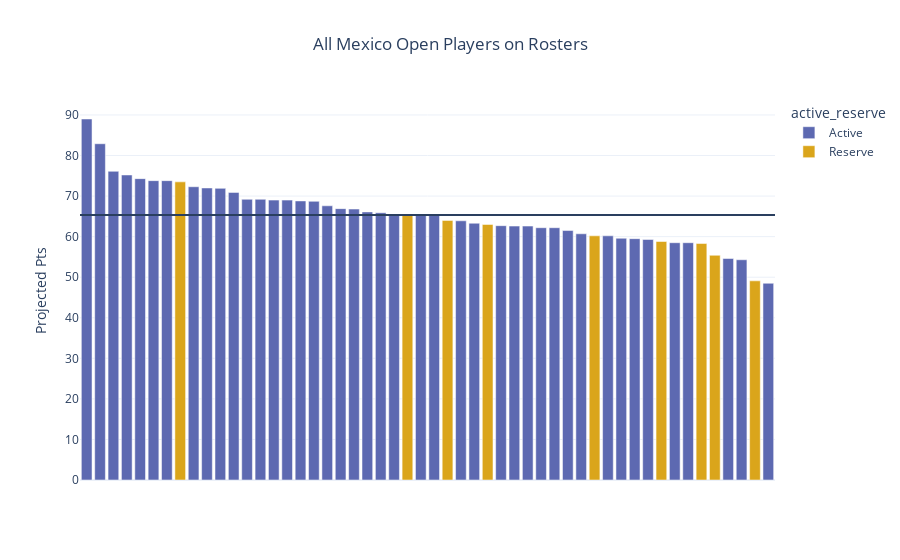

Notebook code cell kept with this figure:
### Code cell
# ALL PLAYER PROJECTIONS FOR THE WEEK WITH ACTIVE/INACTIVE CALLOUT

fig = px.bar(week.sort_values(by = 'proj_pts',ascending=False).reset_index(),#[:47],
       y = 'proj_pts',
       template='plotly_white',
       title='All Mexico Open Players on Rosters',
       hover_name = 'player',
       color = 'active_reserve',
       color_discrete_map=active_color,
       labels = {'_index':"", 'proj_pts':'Projected Pts'}).add_hline(y=week.proj_pts.mean()).update_xaxes(showticklabels=False).update_layout(title_x=.5)
fig.show()

### Figure 1 — Plotly figure (JSON) as saved in the notebook; plotly's stock layout.template omitted (floating-point values rounded to 4 significant figures)
{"data": [{"alignmentgroup": "True", "hovertemplate": "<b>%{hovertext}</b><br><br>active_reserve=Active<br>=%{x}<br>Projected Pts=%{y}<extra></extra>", "hovertext": ["Tony Finau", "Nicolai Hojgaard", "Stephan Jaeger", "Thomas Detry", "Emiliano Grillo", "Keith Mitchell", "Patrick Rodgers", "Davis Thompson", "Erik Van Rooyen", "Taylor Pendrith", "Aaron Rai", "Doug Ghim", "Michael Kim", "Ryan Fox", "Seonghyeon Kim", "Ryo Hisatsune", "Mark Hubbard", "Jake Knapp", "Vincent Norrman", "Austin Eckroat", "Samuel Stevens", "Matt Wallace", "Mackenzie Hughes", "Alejandro Tosti", "Chris Gotterup", "Maverick McNealy", "J.J. Spaun", "Cameron Champ", "Kyoung-Hoon Lee", "Tyler Duncan", "Jacob Bridgeman", "Carson Young", "Vincent Whaley", "Parker Coody", "Scott Stallings", "Garrick Higgo", "Chesson Hadley", "Charley Hoffman", "Justin Lower", "Carl Yuan", "Aaron Baddeley", "Patton Kizzire", "Ryan Moore"], "legendgroup": "Active", "marker": {"color": "rgb(93,105,177)", "pattern": {"shape": ""}}, "name": "Active", "offsetgroup": "Active", "orientation": "v", "showlegend": true, "textposition": "auto", "type": "bar", "x": [0, 1, 2, 3, 4, 5, 6, 8, 9, 10, 11, 12, 13, 14, 15, 16, 17, 18, 19, 20, 21, 22, 23, 25, 26, 28, 29, 31, 32, 33, 34, 35, 36, 37, 39, 40, 41, 42, 44, 45, 48, 49, 51], "xaxis": "x", "y": [89, 82.9, 76.1, 75.2, 74.3, 73.8, 73.8, 72.3, 72, 71.9, 70.9, 69.2, 69.2, 69, 69, 68.8, 68.7, 67.6, 66.9, 66.8, 66.1, 65.9, 65.4, 65.4, 65.3, 63.9, 63.3, 62.7, 62.6, 62.6, 62.2, 62.2, 61.5, 60.7, 60.2, 59.6, 59.5, 59.3, 58.5, 58.5, 54.6, 54.3, 48.5], "yaxis": "y"}, {"alignmentgroup": "True", "hovertemplate": "<b>%{hovertext}</b><br><br>active_reserve=Reserve<br>=%{x}<br>Projected Pts=%{y}<extra></extra>", "hovertext": ["Thorbjorn Olesen", "Alex Smalley", "Justin Suh", "Brandon Wu", "Dylan Wu", "Robert Macintyre", "Matthew NeSmith", "Adrien Dumont De Chassart", "Pierceson Coody"], "legendgroup": "Reserve", "marker": {"color": "rgb(218,165,27)", "pattern": {"shape": ""}}, "name": "Reserve", "offsetgroup": "Reserve", "orientation": "v", "showlegend": true, "textposition": "auto", "type": "bar", "x": [7, 24, 27, 30, 38, 43, 46, 47, 50], "xaxis": "x", "y": [73.5, 65.4, 64, 63, 60.2, 58.8, 58.3, 55.4, 49.1], "yaxis": "y"}], "layout": {"barmode": "relative", "legend": {"title": {"text": "active_reserve"}, "tracegroupgap": 0}, "shapes": [{"type": "line", "x0": 0, "x1": 1, "xref": "x domain", "y0": 65.34, "y1": 65.34, "yref": "y"}], "title": {"text": "All Mexico Open Players on Rosters", "x": 0.5}, "xaxis": {"anchor": "y", "domain": [0, 1], "showticklabels": false, "title": {"text": ""}}, "yaxis": {"anchor": "x", "domain": [0, 1], "title": {"text": "Projected Pts"}}}}
